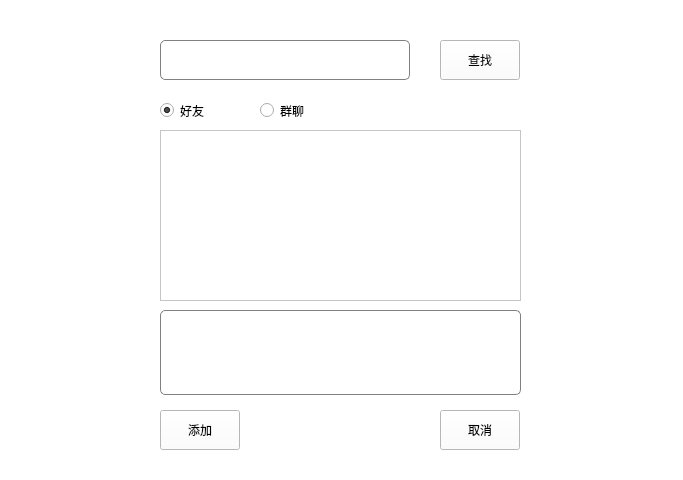
<?xml version="1.0" encoding="UTF-8"?>
<ui version="4.0">
 <class>AddFriend</class>
 <widget class="QWidget" name="AddFriend">
  <property name="geometry">
   <rect>
    <x>0</x>
    <y>0</y>
    <width>683</width>
    <height>480</height>
   </rect>
  </property>
  <property name="windowTitle">
   <string>查找</string>
  </property>
  <property name="windowIcon">
   <iconset resource="src.qrc">
    <normaloff>:/pic/src/wechat2.png</normaloff>:/pic/src/wechat2.png</iconset>
  </property>
  <property name="layoutDirection">
   <enum>Qt::LeftToRight</enum>
  </property>
  <property name="styleSheet">
   <string notr="true">background-color: rgb(255, 255, 255);</string>
  </property>
  <widget class="QLineEdit" name="lineEdit">
   <property name="geometry">
    <rect>
     <x>160</x>
     <y>40</y>
     <width>250</width>
     <height>40</height>
    </rect>
   </property>
   <property name="styleSheet">
    <string notr="true">background-color: white;
    border: 1px solid gray;
    border-radius: 5px;
    padding: 2px 10px;
    font-size: 16px;
    color: black;</string>
   </property>
  </widget>
  <widget class="QPushButton" name="pushButton_search">
   <property name="geometry">
    <rect>
     <x>440</x>
     <y>40</y>
     <width>80</width>
     <height>40</height>
    </rect>
   </property>
   <property name="text">
    <string>查找</string>
   </property>
  </widget>
  <widget class="QPushButton" name="pushButton_add">
   <property name="geometry">
    <rect>
     <x>160</x>
     <y>410</y>
     <width>80</width>
     <height>40</height>
    </rect>
   </property>
   <property name="text">
    <string>添加</string>
   </property>
  </widget>
  <widget class="QPushButton" name="pushButton_cancel">
   <property name="geometry">
    <rect>
     <x>440</x>
     <y>410</y>
     <width>80</width>
     <height>40</height>
    </rect>
   </property>
   <property name="text">
    <string>取消</string>
   </property>
  </widget>
  <widget class="QTextEdit" name="textEdit">
   <property name="geometry">
    <rect>
     <x>160</x>
     <y>310</y>
     <width>361</width>
     <height>85</height>
    </rect>
   </property>
   <property name="accessibleDescription">
    <string>验证信息</string>
   </property>
   <property name="styleSheet">
    <string notr="true">background-color: white;
    border: 1px solid gray;
    border-radius: 5px;
    padding: 2px 10px;
    font-size: 16px;
    color: black;</string>
   </property>
  </widget>
  <widget class="QListWidget" name="listWidget">
   <property name="geometry">
    <rect>
     <x>160</x>
     <y>130</y>
     <width>361</width>
     <height>171</height>
    </rect>
   </property>
  </widget>
  <widget class="QRadioButton" name="radioButton_friend">
   <property name="geometry">
    <rect>
     <x>160</x>
     <y>100</y>
     <width>71</width>
     <height>21</height>
    </rect>
   </property>
   <property name="text">
    <string>好友</string>
   </property>
   <property name="checked">
    <bool>true</bool>
   </property>
  </widget>
  <widget class="QRadioButton" name="radioButton_group">
   <property name="geometry">
    <rect>
     <x>260</x>
     <y>100</y>
     <width>71</width>
     <height>21</height>
    </rect>
   </property>
   <property name="text">
    <string>群聊</string>
   </property>
  </widget>
 </widget>
 <resources>
  <include location="src.qrc"/>
 </resources>
 <connections/>
</ui>
